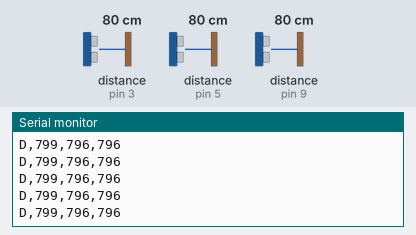
Bench run of a sketch on a simulated Arduino Uno, built with avr-gcc and run on an emulated ATmega328P. On the bench: the last lines printed to the serial monitor. Wiring (inferred from the names in the program): 3 × ultrasonic range finder: trigger pin 2, echo pin 3 / trigger pin 4, echo pin 5 / trigger pin 8, echo pin 9. Inputs (shaded band) come from the test bench; at power-on: distance to the obstacle (sensors on pin 3, pin 5, pin 9) 80 cm. The echo pulse lasts 58.3 µs per cm.

Above: at 1.2 s.
1.3 s: distance to the obstacle (sensor on pin 3) set to 2 cm
At 1.59 s:
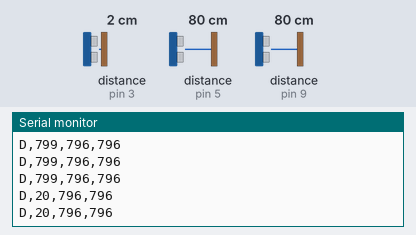
2.8 s: distance to the obstacle (sensor on pin 5) set to 2 cm
At 2.8 s:
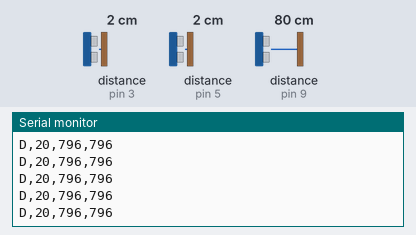
4.3 s: distance to the obstacle (sensor on pin 9) set to 2 cm
At 4.35 s:
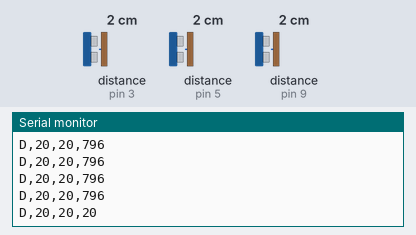
5.8 s: distance to the obstacle (sensor on pin 3) set to 4 cm
At 5.83 s:
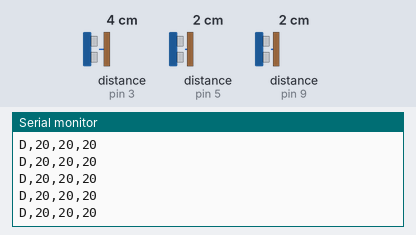
7.3 s: distance to the obstacle (sensor on pin 5) set to 4 cm
At 7.31 s:
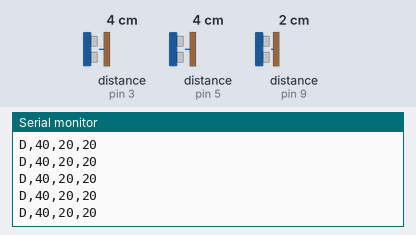
8.8 s: distance to the obstacle (sensor on pin 9) set to 4 cm
At 8.88 s:
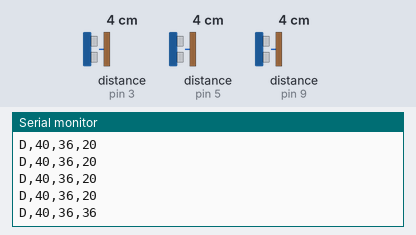
Timing chart, 0 to 11.3 s (numbered marks = the images above; inputs shaded):
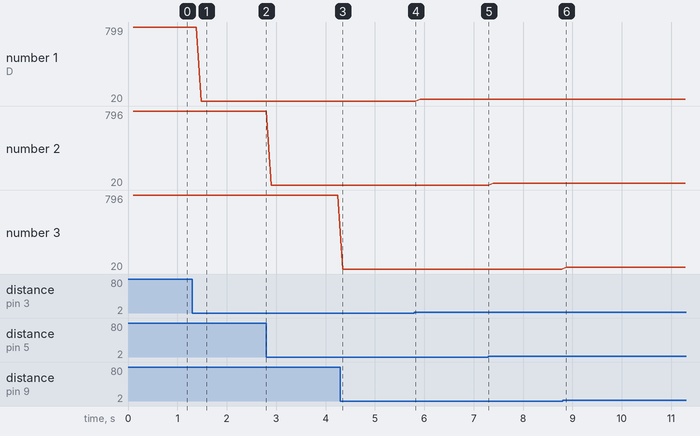

The sketch:

uno_ultrasonic.ino
```cpp
/*
  UNO: 3x HC-SR04 ultrasonic -> serial -> Raspberry Pi (ROS ultrasonic_bridge)

  Wiring (HC-SR04 -> Uno):          LEFT    CENTER   RIGHT
    TRIG                            D2      D4       D8
    ECHO                            D3      D5       D9
  (RIGHT moved from D6/D7 to D8/D9 on 2026-10-22: no echo on D6/D7 even with a new sensor)
    VCC -> 5V (via breadboard rail)  GND -> GND  (all three share 5V and GND)

  Output, about 10 times a second, one line over USB serial (115200 baud):
      D,<left_mm>,<center_mm>,<right_mm>
  -1 means "no echo" (nothing within ~4 m, or the surface absorbed the pulse).
  A reading closer than 20 mm is reported as 20 (blocked), not as "clear".
*/

const uint8_t TRIG[3] = {2, 4, 8};
const uint8_t ECHO[3] = {3, 5, 9};

const unsigned long ECHO_TIMEOUT_US = 25000UL;  // ~4.3 m round trip
const unsigned long GAP_MS = 30;                // pause between sensors (avoids cross-talk)

long readMM(uint8_t i) {
  digitalWrite(TRIG[i], LOW);
  delayMicroseconds(2);
  digitalWrite(TRIG[i], HIGH);
  delayMicroseconds(10);
  digitalWrite(TRIG[i], LOW);

  unsigned long us = pulseIn(ECHO[i], HIGH, ECHO_TIMEOUT_US);
  if (us == 0) return -1;                 // no echo
  long mm = (long)(us * 0.1715);          // speed of sound, round trip
  if (mm > 4000) return -1;
  if (mm < 20) mm = 20;                   // too close to measure: treat as blocked
  return mm;
}

void setup() {
  Serial.begin(115200);
  for (uint8_t i = 0; i < 3; i++) {
    pinMode(TRIG[i], OUTPUT);
    pinMode(ECHO[i], INPUT);
    digitalWrite(TRIG[i], LOW);
  }
}

void loop() {
  long d[3];
  for (uint8_t i = 0; i < 3; i++) {
    d[i] = readMM(i);
    delay(GAP_MS);
  }
  Serial.print("D,");
  Serial.print(d[0]);
  Serial.print(",");
  Serial.print(d[1]);
  Serial.print(",");
  Serial.println(d[2]);
}
```

Measured:
- after the input at 1.3 s, the serial monitor: prints a new line after 0.18 s (image 1)
- after the input at 4.3 s, the serial monitor: prints a new line at once (image 3)
- after the input at 8.8 s, the serial monitor: prints a new line after 0.07 s (image 6)
- plotted number 1: 799 → 20 after the input at 1.3 s, 20 → 40 after the input at 5.8 s, 40 → 37 after the input at 8.8 s
- plotted number 2: 20 → 36 after the input at 7.3 s
